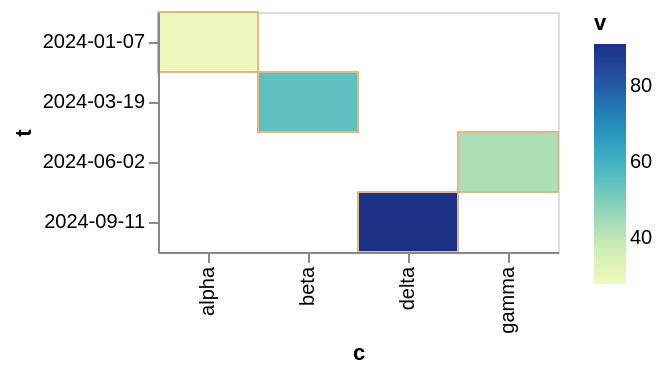

Specify this chart in Vega-Lite:
### Vega-Lite specification from a JSON file in a GitHub repository (floating-point values rounded to 4 significant figures)
{"$schema": "https://vega.github.io/schema/vega-lite/v6.json", "width": 200, "height": 120, "data": {"values": [{"c": "alpha", "v": 28, "w": 3, "t": "2024-01-07"}, {"c": "beta", "v": 55, "w": 7, "t": "2024-03-19"}, {"c": "gamma", "v": 43, "w": 5, "t": "2024-06-02"}, {"c": "delta", "v": 91, "w": 9, "t": "2024-09-11"}]}, "mark": "rect", "encoding": {"x": {"field": "c", "type": "nominal"}, "y": {"field": "t", "type": "ordinal"}, "color": {"field": "v", "type": "quantitative"}}, "config": {"rect": {"stroke": "burlywood"}}}
